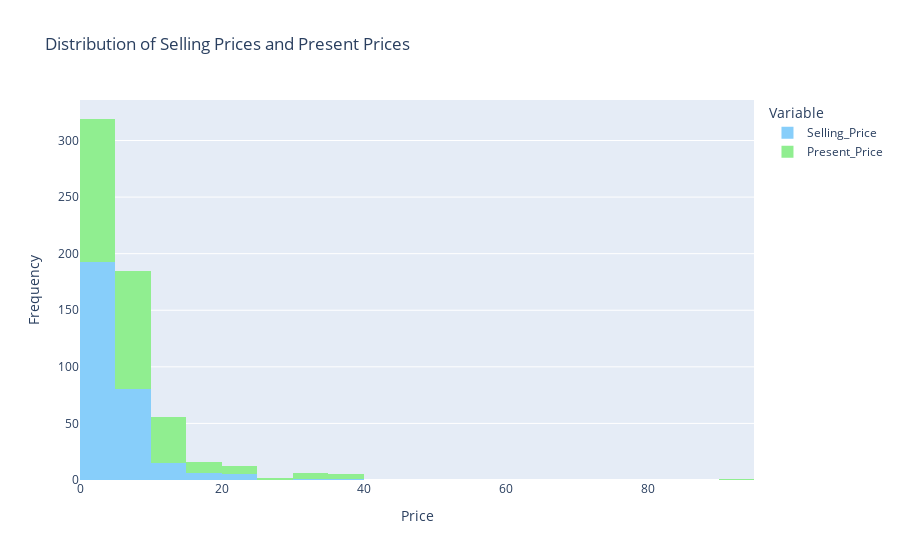
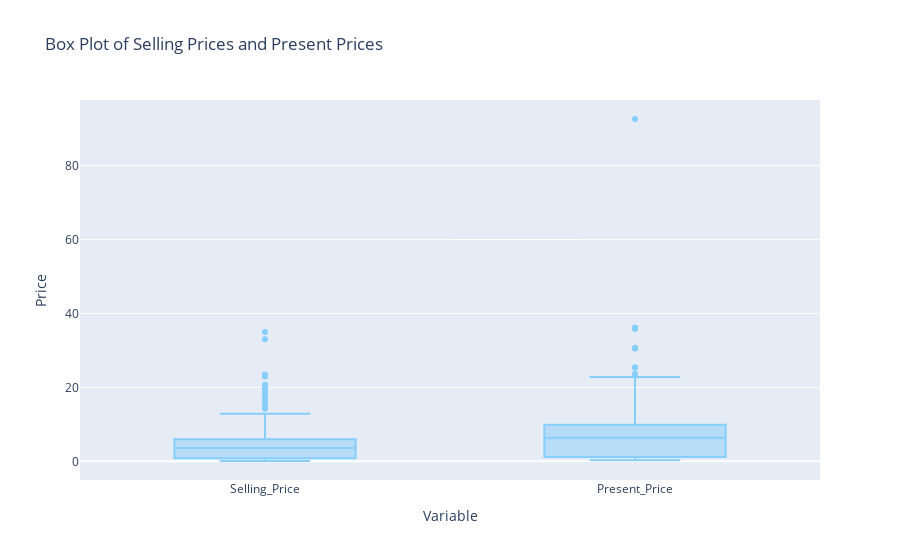

Here is the notebook cell these charts were saved with, in order:
### Code cell
# Histograms for Selling_Price and Present_Price
fig_prices = px.histogram(Data, x=['Selling_Price', 'Present_Price'], nbins=20,
                          title='Distribution of Selling Prices and Present Prices',
                          labels={'value': 'Price', 'variable': 'Variable'},
                          color_discrete_sequence=['#87CEFA', '#90EE90'])
fig_prices.update_layout(xaxis_title='Price', yaxis_title='Frequency')

# Box Plot for Selling_Price and Present_Price
fig_box_plot = px.box(Data.melt(value_vars=['Selling_Price', 'Present_Price']), x='variable', y='value',
                      title='Box Plot of Selling Prices and Present Prices',
                      labels={'value': 'Price', 'variable': 'Variable'},
                      color_discrete_sequence=['#87CEFA', '#90EE90'])
fig_box_plot.update_layout(xaxis_title='Variable', yaxis_title='Price')

# Show the plots
fig_prices.show()
fig_box_plot.show()

### Figure 1 — Plotly figure (JSON) as saved in the notebook; plotly's stock layout.template omitted (floating-point values rounded to 4 significant figures; data arrays with more than 128 entries replaced by an {"elided": "..."} marker saying what was removed)
{"data": [{"alignmentgroup": "True", "bingroup": "x", "hovertemplate": "Variable=Selling_Price<br>Price=%{x}<br>count=%{y}<extra></extra>", "legendgroup": "Selling_Price", "marker": {"color": "#87CEFA", "pattern": {"shape": ""}}, "name": "Selling_Price", "nbinsx": 20, "offsetgroup": "Selling_Price", "orientation": "v", "showlegend": true, "type": "histogram", "x": {"elided": "301 float values"}, "xaxis": "x", "yaxis": "y"}, {"alignmentgroup": "True", "bingroup": "x", "hovertemplate": "Variable=Present_Price<br>Price=%{x}<br>count=%{y}<extra></extra>", "legendgroup": "Present_Price", "marker": {"color": "#90EE90", "pattern": {"shape": ""}}, "name": "Present_Price", "nbinsx": 20, "offsetgroup": "Present_Price", "orientation": "v", "showlegend": true, "type": "histogram", "x": {"elided": "301 float values"}, "xaxis": "x", "yaxis": "y"}], "layout": {"barmode": "relative", "legend": {"title": {"text": "Variable"}, "tracegroupgap": 0}, "title": {"text": "Distribution of Selling Prices and Present Prices"}, "xaxis": {"anchor": "y", "domain": [0, 1], "title": {"text": "Price"}}, "yaxis": {"anchor": "x", "domain": [0, 1], "title": {"text": "Frequency"}}}}

### Figure 2 — Plotly figure (JSON) as saved in the notebook; plotly's stock layout.template omitted (floating-point values rounded to 4 significant figures; data arrays with more than 128 entries replaced by an {"elided": "..."} marker saying what was removed)
{"data": [{"alignmentgroup": "True", "hovertemplate": "Variable=%{x}<br>Price=%{y}<extra></extra>", "legendgroup": "", "marker": {"color": "#87CEFA"}, "name": "", "notched": false, "offsetgroup": "", "orientation": "v", "showlegend": false, "type": "box", "x": {"elided": "602 str values"}, "x0": " ", "xaxis": "x", "y": {"elided": "602 float values"}, "y0": " ", "yaxis": "y"}], "layout": {"boxmode": "group", "legend": {"tracegroupgap": 0}, "title": {"text": "Box Plot of Selling Prices and Present Prices"}, "xaxis": {"anchor": "y", "domain": [0, 1], "title": {"text": "Variable"}}, "yaxis": {"anchor": "x", "domain": [0, 1], "title": {"text": "Price"}}}}
